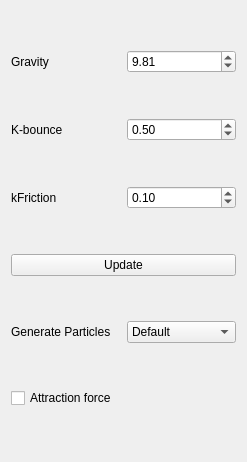
<?xml version="1.0" encoding="UTF-8"?>
<ui version="4.0">
 <class>WidgetFountain</class>
 <widget class="QWidget" name="WidgetFountain">
  <property name="geometry">
   <rect>
    <x>0</x>
    <y>0</y>
    <width>247</width>
    <height>462</height>
   </rect>
  </property>
  <property name="windowTitle">
   <string>Form</string>
  </property>
  <layout class="QGridLayout" name="gridLayout_2">
   <item row="2" column="0">
    <widget class="QLabel" name="label_3">
     <property name="text">
      <string>kFriction</string>
     </property>
    </widget>
   </item>
   <item row="0" column="0">
    <widget class="QLabel" name="label">
     <property name="text">
      <string>Gravity</string>
     </property>
    </widget>
   </item>
   <item row="2" column="1">
    <widget class="QDoubleSpinBox" name="kFriction">
     <property name="maximum">
      <double>1.000000000000000</double>
     </property>
     <property name="singleStep">
      <double>0.100000000000000</double>
     </property>
     <property name="value">
      <double>0.100000000000000</double>
     </property>
    </widget>
   </item>
   <item row="3" column="0" colspan="2">
    <widget class="QPushButton" name="btnUpdate">
     <property name="text">
      <string>Update</string>
     </property>
    </widget>
   </item>
   <item row="0" column="1">
    <widget class="QDoubleSpinBox" name="gravity">
     <property name="maximum">
      <double>100.000000000000000</double>
     </property>
     <property name="singleStep">
      <double>0.100000000000000</double>
     </property>
     <property name="value">
      <double>9.810000000000000</double>
     </property>
    </widget>
   </item>
   <item row="1" column="1">
    <widget class="QDoubleSpinBox" name="kBounce">
     <property name="maximum">
      <double>1.000000000000000</double>
     </property>
     <property name="singleStep">
      <double>0.100000000000000</double>
     </property>
     <property name="value">
      <double>0.500000000000000</double>
     </property>
    </widget>
   </item>
   <item row="1" column="0">
    <widget class="QLabel" name="label_2">
     <property name="text">
      <string>K-bounce</string>
     </property>
    </widget>
   </item>
   <item row="5" column="0" colspan="2">
    <widget class="QCheckBox" name="afCheckbox">
     <property name="mouseTracking">
      <bool>true</bool>
     </property>
     <property name="toolTip">
      <string>&lt;html&gt;&lt;head/&gt;&lt;body&gt;&lt;p&gt;&lt;span style=&quot; font-weight:700;&quot;&gt;Restart to apply!&lt;/span&gt;&lt;/p&gt;&lt;/body&gt;&lt;/html&gt;</string>
     </property>
     <property name="text">
      <string>Attraction force</string>
     </property>
    </widget>
   </item>
   <item row="4" column="0">
    <widget class="QLabel" name="label_4">
     <property name="text">
      <string>Generate Particles</string>
     </property>
    </widget>
   </item>
   <item row="4" column="1">
    <widget class="QComboBox" name="comboBoxGenerate">
     <item>
      <property name="text">
       <string>Default</string>
      </property>
     </item>
     <item>
      <property name="text">
       <string>Semi-circle</string>
      </property>
     </item>
    </widget>
   </item>
  </layout>
 </widget>
 <resources/>
 <connections/>
</ui>
